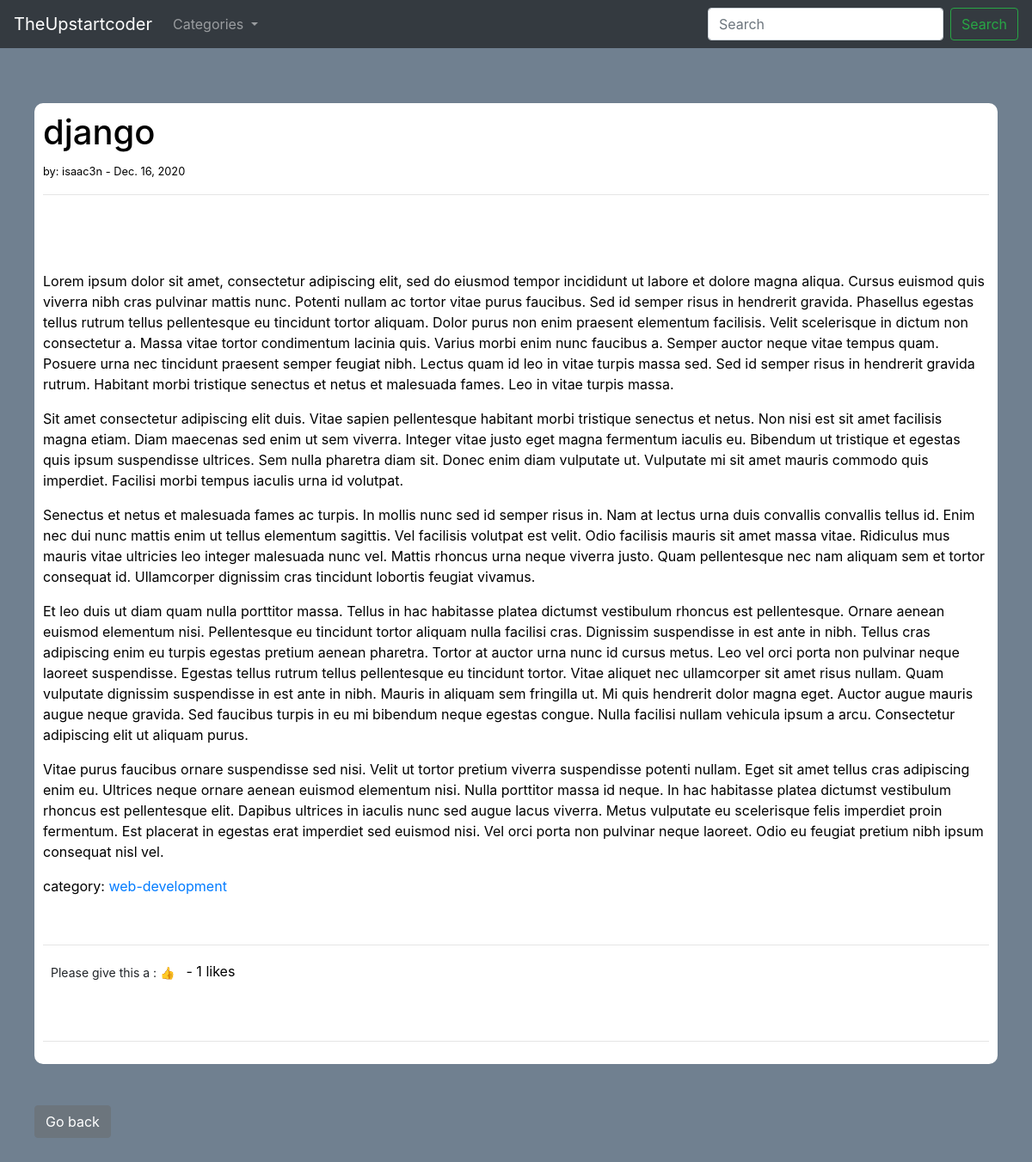
Screenshot of /article/16 with the database file from the repository.
### myblog/models.py (models this page shows, shortened)
class Post(models.Model):
    title = models.CharField(max_length=255)
    header_image =models.ImageField(null=True, blank=True, upload_to='images/')
    title_tag = models.CharField(max_length=25, default='TheUpstartcoder')
    author = models.ForeignKey(User, on_delete=models.CASCADE)
    body = RichTextField(blank=True, null=True)
    pub_date =models.DateField(auto_now_add=True)
    category = models.CharField( max_length=255, default="coding")
    snippet = models.CharField( max_length=1000)
    likes = models.ManyToManyField(User, related_name='blog_posts')
    def total_likes(self):
        return self.likes.count()

### myblog/views.py (the view)
# urls.py: path('article/<int:pk>', ArticleDetailView.as_view(), name='articles'),
class ArticleDetailView(DetailView):
    model = Post
    template_name = 'articles.html'
    def get_context_data(self, *args, **kwargs):
        cat_menu = Category.objects.all()
        context = super(ArticleDetailView, self).get_context_data(*args, **kwargs)
        stuff = get_object_or_404(Post, id=self.kwargs['pk'])
        total_likes =  stuff.total_likes()
        context['cat_menu'] = cat_menu
        context['total_likes'] = total_likes
        return context

### myblog/models.py (called while the page is built)
    def __str__(self):
        return self.name

### myblog/templates/articles.html (shortened to what this page needs)
{% extends 'base.html' %}
{% block content %}
<div class="container" >
    <div class="article-container">
        <h1>{{ post.title }}</h1>
        <small>by: {{ post.author }} - {{ post.pub_date }}</small>
        <hr>
        <br>
        <br> <br>
        {{ post.body|safe }}
        <p>category: <a href="{% url 'category' post.category|slugify %}">{{ post.category|slugify }}</a></p>
        <br>
        <hr>
        <form action= "{% url 'like_post' post.pk %}" method="POST">{% csrf_token %}
            <button type="submit" name= "post_id", value="{{ post.id }}", class="btn  bg-transparent btn-sm">Please give this a : 👍 </button> - {{ total_likes }} likes
        </form>
        <br> <br>
        <hr>
    </div>
        <br> <br>
        <a href="{% url 'home' %}" <button type="button" class="btn btn-secondary"> Go back </button></a>
</div>
{% endblock %}

### static/styles.css (style rules this page uses)
* { margin: 0; padding: 0; box-sizing: border-box; }
html { box-sizing: border-box; font-family: Arial, Helvetica, sans-serif; font-size: 16px; }
*, *:before, *:after { box-sizing: inherit; }
body { color: #000000; background: #708090; }
.article-container { background-color: #fff; color: black; border-radius: 10px; grid-template-columns: repeat(auto-fill, minmax(250px, 1fr)); padding: 10px; }
.container { width: 100%; margin: 40px auto; padding: 5px; padding-top: 0%; padding-left: 5px; position: relative; }

### rows the page displays
Post: title "django", author "isaac3n", pub_date "Dec. 16, 2020", body "Lorem ipsum dolor sit amet, consectetur adipiscing elit, sed do eiusmod tempor incididunt ut labore et dolore magna aliqua. Cursus euismod quis viverra nibh cras pulvinar mattis nunc. Potenti nullam ac tortor vitae purus faucibus. Sed id semper risus in hendrerit gravida. Phasellus egestas tellus rutrum tellus pellentesque eu tincidunt tortor aliquam. Dolor purus non enim praesent elementum facilisis. Velit scelerisque in dictum non consectetur a. Massa vitae tortor condimentum lacinia quis. Varius morbi enim nunc faucibus a. Semper auctor neque vitae tempus quam. Posuere urna nec tincidunt praesent semper feugiat nibh. Lectus quam id leo in vitae turpis massa sed. Sed id semper risus in…", category|slugify "web-development"

### other values shown
{{ total_likes }} "1"
